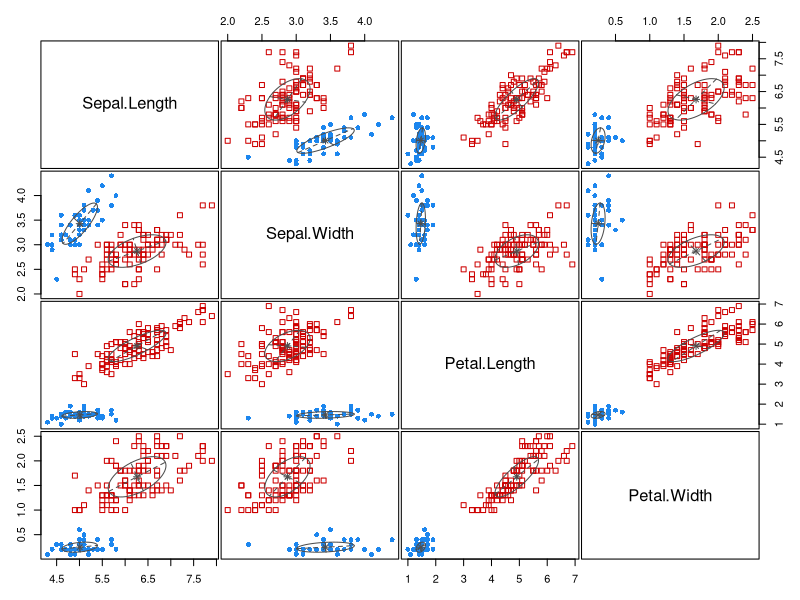
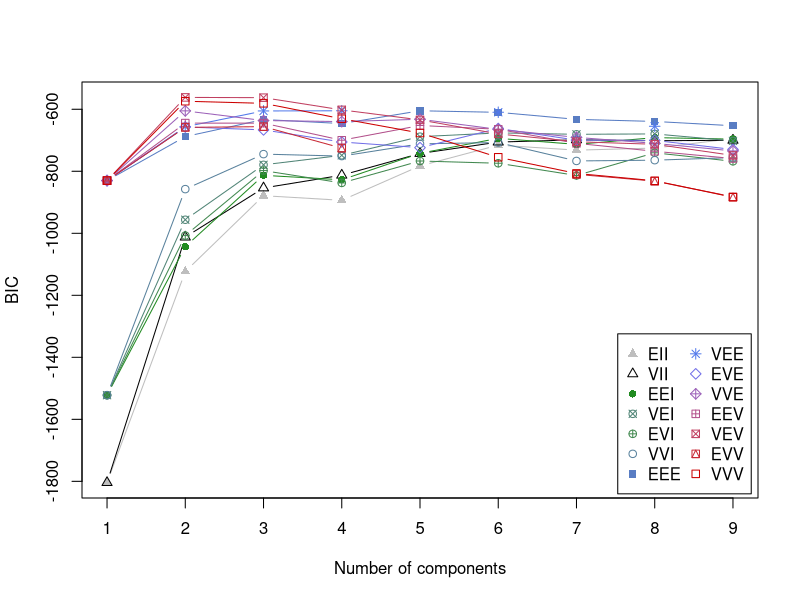
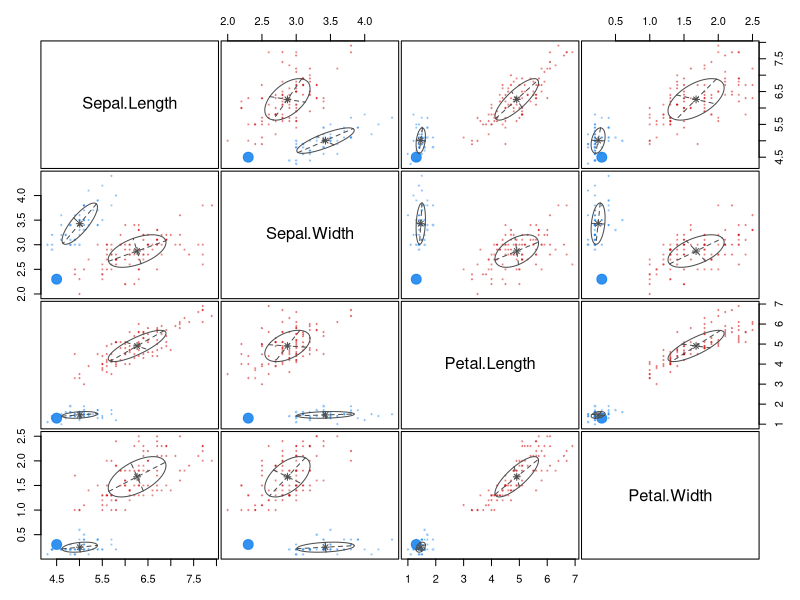
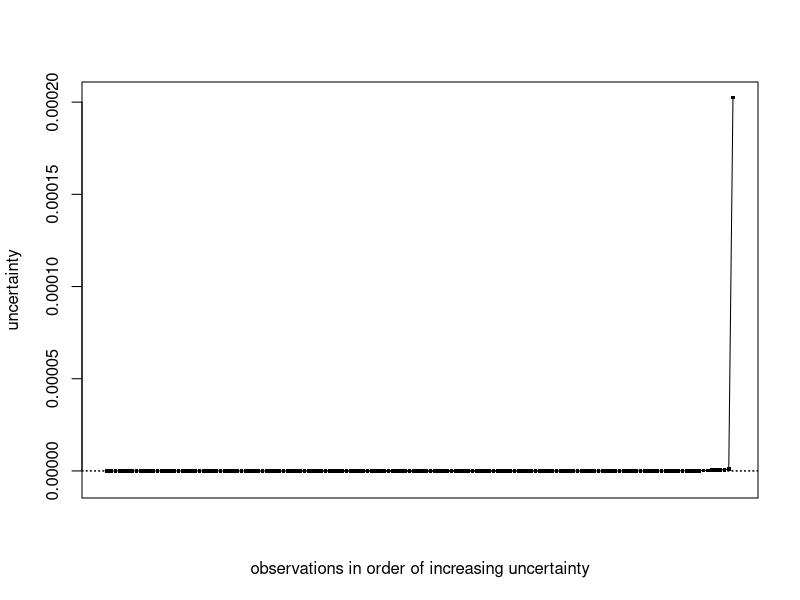

The R script that drew these images, in order:
## Note mclust only works for cont. vars, canot be used for mixed data etc

## We assume some model for the data (Normally like a normal dist )
## The parameters of the model will change from cluster to cluster so for example the mean parameter would be diff for each cluster
## Because we treat the data as being generated by a mixture of unknown sources this is also called 'mixture modelling'
## Unlike k means mixture modelling will permit each item to have a likelihood of being a member of each group


## mclust
# Assumes the data arises from a number of different normal dist. This is why it only makes sense to use CONt. vars and not categorical etc
# finite mixture modeelling
## Data density for 3 clusters is given in notes
## Stuuf in clustering 2 notes on this
my_iris = iris ## Just using iris dataset as no clue what dataset she used
library(mclust)
model1<- Mclust( my_iris[,1:4] )
summary(model1) # Note log likelihood, number of obs, degrees of freedom, & BIC value (BICs are only good for comparing)
table(model1$classification, my_iris$Species)
plot(model1, what = c("classification"))

plot(model1, what = "BIC")
## Shows the BIC for diff number of clusters


## Post Cluster Analysis
## Whats the quality of your answer?
plot(model1, what = "uncertainty")

uncerPlot(model1$z) ## This works better for other data 

summary(model1, parameters=TRUE) ## Gives a much more detailed summary and lists for example the means of group 1 and 2 for diff vars
